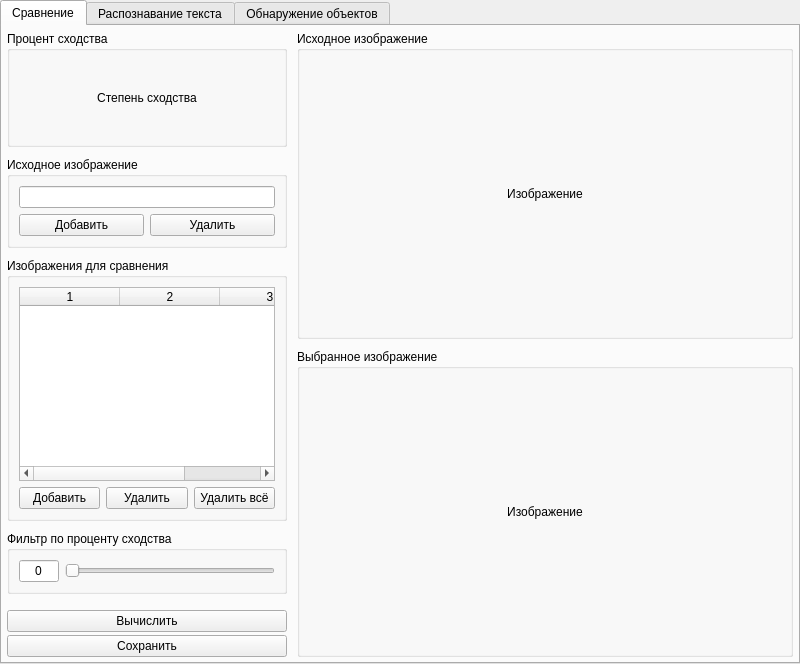
<?xml version="1.0" encoding="UTF-8"?>
<ui version="4.0">
 <class>MainWindow</class>
 <widget class="QMainWindow" name="MainWindow">
  <property name="geometry">
   <rect>
    <x>0</x>
    <y>0</y>
    <width>800</width>
    <height>636</height>
   </rect>
  </property>
  <property name="windowTitle">
   <string>MainWindow</string>
  </property>
  <widget class="QWidget" name="centralwidget">
   <layout class="QHBoxLayout" name="horizontalLayout_7">
    <property name="leftMargin">
     <number>0</number>
    </property>
    <property name="topMargin">
     <number>0</number>
    </property>
    <property name="rightMargin">
     <number>0</number>
    </property>
    <property name="bottomMargin">
     <number>0</number>
    </property>
    <item>
     <widget class="QTabWidget" name="tabWidget">
      <property name="currentIndex">
       <number>0</number>
      </property>
      <widget class="QWidget" name="tab_similarity">
       <attribute name="title">
        <string>Сравнение</string>
       </attribute>
       <layout class="QHBoxLayout" name="horizontalLayout">
        <property name="spacing">
         <number>0</number>
        </property>
        <property name="leftMargin">
         <number>0</number>
        </property>
        <property name="topMargin">
         <number>0</number>
        </property>
        <property name="rightMargin">
         <number>0</number>
        </property>
        <property name="bottomMargin">
         <number>0</number>
        </property>
        <item>
         <widget class="QStackedWidget" name="stackedWidget_sim">
          <property name="currentIndex">
           <number>1</number>
          </property>
          <widget class="QWidget" name="page_6">
           <layout class="QVBoxLayout" name="verticalLayout_14">
            <property name="spacing">
             <number>16</number>
            </property>
            <property name="leftMargin">
             <number>100</number>
            </property>
            <property name="rightMargin">
             <number>100</number>
            </property>
            <item>
             <spacer name="verticalSpacer">
              <property name="orientation">
               <enum>Qt::Vertical</enum>
              </property>
              <property name="sizeHint" stdset="0">
               <size>
                <width>20</width>
                <height>40</height>
               </size>
              </property>
             </spacer>
            </item>
            <item>
             <widget class="QLabel" name="sim_info_label">
              <property name="sizePolicy">
               <sizepolicy hsizetype="Preferred" vsizetype="Preferred">
                <horstretch>0</horstretch>
                <verstretch>0</verstretch>
               </sizepolicy>
              </property>
              <property name="text">
               <string>Информационное поле</string>
              </property>
              <property name="alignment">
               <set>Qt::AlignCenter</set>
              </property>
             </widget>
            </item>
            <item>
             <widget class="QProgressBar" name="sim_progressBar">
              <property name="value">
               <number>24</number>
              </property>
              <property name="alignment">
               <set>Qt::AlignCenter</set>
              </property>
              <property name="orientation">
               <enum>Qt::Horizontal</enum>
              </property>
              <property name="textDirection">
               <enum>QProgressBar::TopToBottom</enum>
              </property>
              <property name="format">
               <string>%v / %m</string>
              </property>
             </widget>
            </item>
            <item>
             <layout class="QHBoxLayout" name="horizontalLayout_14">
              <item>
               <spacer name="horizontalSpacer">
                <property name="orientation">
                 <enum>Qt::Horizontal</enum>
                </property>
                <property name="sizeHint" stdset="0">
                 <size>
                  <width>40</width>
                  <height>20</height>
                 </size>
                </property>
               </spacer>
              </item>
              <item>
               <widget class="QPushButton" name="sim_cancel_button">
                <property name="text">
                 <string>Отмена</string>
                </property>
               </widget>
              </item>
              <item>
               <spacer name="horizontalSpacer_2">
                <property name="orientation">
                 <enum>Qt::Horizontal</enum>
                </property>
                <property name="sizeHint" stdset="0">
                 <size>
                  <width>40</width>
                  <height>20</height>
                 </size>
                </property>
               </spacer>
              </item>
             </layout>
            </item>
            <item>
             <spacer name="verticalSpacer_2">
              <property name="orientation">
               <enum>Qt::Vertical</enum>
              </property>
              <property name="sizeHint" stdset="0">
               <size>
                <width>20</width>
                <height>40</height>
               </size>
              </property>
             </spacer>
            </item>
           </layout>
          </widget>
          <widget class="QWidget" name="page_5">
           <layout class="QHBoxLayout" name="horizontalLayout_13">
            <property name="spacing">
             <number>0</number>
            </property>
            <property name="leftMargin">
             <number>0</number>
            </property>
            <property name="topMargin">
             <number>0</number>
            </property>
            <property name="rightMargin">
             <number>0</number>
            </property>
            <property name="bottomMargin">
             <number>0</number>
            </property>
            <item>
             <layout class="QVBoxLayout" name="verticalLayout">
              <property name="spacing">
               <number>10</number>
              </property>
              <property name="leftMargin">
               <number>5</number>
              </property>
              <property name="topMargin">
               <number>5</number>
              </property>
              <property name="rightMargin">
               <number>5</number>
              </property>
              <property name="bottomMargin">
               <number>5</number>
              </property>
              <item>
               <widget class="QGroupBox" name="groupBox_11">
                <property name="title">
                 <string>Процент сходства</string>
                </property>
                <layout class="QHBoxLayout" name="horizontalLayout_11">
                 <property name="spacing">
                  <number>6</number>
                 </property>
                 <property name="leftMargin">
                  <number>9</number>
                 </property>
                 <property name="topMargin">
                  <number>9</number>
                 </property>
                 <property name="rightMargin">
                  <number>9</number>
                 </property>
                 <property name="bottomMargin">
                  <number>9</number>
                 </property>
                 <item>
                  <widget class="QLabel" name="sim_degree_label">
                   <property name="sizePolicy">
                    <sizepolicy hsizetype="Preferred" vsizetype="Preferred">
                     <horstretch>0</horstretch>
                     <verstretch>0</verstretch>
                    </sizepolicy>
                   </property>
                   <property name="minimumSize">
                    <size>
                     <width>75</width>
                     <height>75</height>
                    </size>
                   </property>
                   <property name="maximumSize">
                    <size>
                     <width>16777215</width>
                     <height>100</height>
                    </size>
                   </property>
                   <property name="text">
                    <string>Степень сходства</string>
                   </property>
                   <property name="alignment">
                    <set>Qt::AlignCenter</set>
                   </property>
                  </widget>
                 </item>
                </layout>
               </widget>
              </item>
              <item>
               <widget class="QGroupBox" name="groupBox_6">
                <property name="sizePolicy">
                 <sizepolicy hsizetype="Preferred" vsizetype="Minimum">
                  <horstretch>0</horstretch>
                  <verstretch>0</verstretch>
                 </sizepolicy>
                </property>
                <property name="title">
                 <string>Исходное изображение</string>
                </property>
                <layout class="QVBoxLayout" name="verticalLayout_6">
                 <property name="spacing">
                  <number>6</number>
                 </property>
                 <property name="leftMargin">
                  <number>9</number>
                 </property>
                 <property name="topMargin">
                  <number>9</number>
                 </property>
                 <property name="rightMargin">
                  <number>9</number>
                 </property>
                 <property name="bottomMargin">
                  <number>9</number>
                 </property>
                 <item>
                  <widget class="QLineEdit" name="sim_src_lineEdit">
                   <property name="sizePolicy">
                    <sizepolicy hsizetype="Preferred" vsizetype="Fixed">
                     <horstretch>0</horstretch>
                     <verstretch>0</verstretch>
                    </sizepolicy>
                   </property>
                   <property name="readOnly">
                    <bool>true</bool>
                   </property>
                  </widget>
                 </item>
                 <item>
                  <layout class="QHBoxLayout" name="horizontalLayout_9">
                   <property name="spacing">
                    <number>6</number>
                   </property>
                   <item>
                    <widget class="QPushButton" name="sim_add_src_button">
                     <property name="text">
                      <string>Добавить</string>
                     </property>
                    </widget>
                   </item>
                   <item>
                    <widget class="QPushButton" name="sim_delete_src_button">
                     <property name="text">
                      <string>Удалить</string>
                     </property>
                    </widget>
                   </item>
                  </layout>
                 </item>
                </layout>
               </widget>
              </item>
              <item>
               <widget class="QGroupBox" name="groupBox_7">
                <property name="minimumSize">
                 <size>
                  <width>280</width>
                  <height>0</height>
                 </size>
                </property>
                <property name="title">
                 <string>Изображения для сравнения</string>
                </property>
                <layout class="QVBoxLayout" name="verticalLayout_7">
                 <property name="spacing">
                  <number>6</number>
                 </property>
                 <property name="leftMargin">
                  <number>9</number>
                 </property>
                 <property name="topMargin">
                  <number>9</number>
                 </property>
                 <property name="rightMargin">
                  <number>9</number>
                 </property>
                 <property name="bottomMargin">
                  <number>9</number>
                 </property>
                 <item>
                  <widget class="QTableWidget" name="sim_files_tableWidget">
                   <property name="sizePolicy">
                    <sizepolicy hsizetype="Preferred" vsizetype="MinimumExpanding">
                     <horstretch>0</horstretch>
                     <verstretch>0</verstretch>
                    </sizepolicy>
                   </property>
                   <property name="minimumSize">
                    <size>
                     <width>0</width>
                     <height>0</height>
                    </size>
                   </property>
                   <property name="editTriggers">
                    <set>QAbstractItemView::NoEditTriggers</set>
                   </property>
                   <property name="showGrid">
                    <bool>false</bool>
                   </property>
                   <property name="sortingEnabled">
                    <bool>true</bool>
                   </property>
                   <property name="columnCount">
                    <number>3</number>
                   </property>
                   <attribute name="horizontalHeaderVisible">
                    <bool>true</bool>
                   </attribute>
                   <attribute name="horizontalHeaderStretchLastSection">
                    <bool>true</bool>
                   </attribute>
                   <attribute name="verticalHeaderVisible">
                    <bool>false</bool>
                   </attribute>
                   <column/>
                   <column/>
                   <column/>
                  </widget>
                 </item>
                 <item>
                  <layout class="QHBoxLayout" name="horizontalLayout_10">
                   <item>
                    <widget class="QPushButton" name="sim_add_button">
                     <property name="text">
                      <string>Добавить</string>
                     </property>
                    </widget>
                   </item>
                   <item>
                    <widget class="QPushButton" name="sim_delete_button">
                     <property name="text">
                      <string>Удалить</string>
                     </property>
                    </widget>
                   </item>
                   <item>
                    <widget class="QPushButton" name="sim_delete_all_button">
                     <property name="text">
                      <string>Удалить всё</string>
                     </property>
                    </widget>
                   </item>
                  </layout>
                 </item>
                </layout>
               </widget>
              </item>
              <item>
               <widget class="QGroupBox" name="groupBox_8">
                <property name="title">
                 <string>Фильтр по проценту сходства</string>
                </property>
                <layout class="QHBoxLayout" name="horizontalLayout_12">
                 <item>
                  <widget class="QLineEdit" name="sim_degree_lineEdit">
                   <property name="sizePolicy">
                    <sizepolicy hsizetype="Fixed" vsizetype="Fixed">
                     <horstretch>0</horstretch>
                     <verstretch>0</verstretch>
                    </sizepolicy>
                   </property>
                   <property name="maximumSize">
                    <size>
                     <width>40</width>
                     <height>16777215</height>
                    </size>
                   </property>
                   <property name="text">
                    <string>0</string>
                   </property>
                   <property name="alignment">
                    <set>Qt::AlignCenter</set>
                   </property>
                   <property name="readOnly">
                    <bool>false</bool>
                   </property>
                  </widget>
                 </item>
                 <item>
                  <widget class="QSlider" name="sim_degree_slider">
                   <property name="sizePolicy">
                    <sizepolicy hsizetype="Preferred" vsizetype="Fixed">
                     <horstretch>0</horstretch>
                     <verstretch>0</verstretch>
                    </sizepolicy>
                   </property>
                   <property name="maximum">
                    <number>100</number>
                   </property>
                   <property name="value">
                    <number>0</number>
                   </property>
                   <property name="orientation">
                    <enum>Qt::Horizontal</enum>
                   </property>
                  </widget>
                 </item>
                </layout>
               </widget>
              </item>
              <item>
               <layout class="QVBoxLayout" name="verticalLayout_8">
                <property name="spacing">
                 <number>3</number>
                </property>
                <property name="topMargin">
                 <number>6</number>
                </property>
                <item>
                 <widget class="QPushButton" name="sim_button">
                  <property name="text">
                   <string>Вычислить</string>
                  </property>
                 </widget>
                </item>
                <item>
                 <widget class="QPushButton" name="sim_save_button">
                  <property name="text">
                   <string>Сохранить</string>
                  </property>
                 </widget>
                </item>
               </layout>
              </item>
             </layout>
            </item>
            <item>
             <layout class="QVBoxLayout" name="verticalLayout_2">
              <property name="spacing">
               <number>10</number>
              </property>
              <property name="leftMargin">
               <number>5</number>
              </property>
              <property name="topMargin">
               <number>5</number>
              </property>
              <property name="rightMargin">
               <number>5</number>
              </property>
              <property name="bottomMargin">
               <number>5</number>
              </property>
              <item>
               <widget class="QGroupBox" name="groupBox_9">
                <property name="sizePolicy">
                 <sizepolicy hsizetype="Expanding" vsizetype="Preferred">
                  <horstretch>0</horstretch>
                  <verstretch>0</verstretch>
                 </sizepolicy>
                </property>
                <property name="title">
                 <string>Исходное изображение</string>
                </property>
                <layout class="QGridLayout" name="gridLayout_7">
                 <item row="0" column="0">
                  <widget class="QLabel" name="sim_src_label">
                   <property name="text">
                    <string>Изображение</string>
                   </property>
                   <property name="scaledContents">
                    <bool>false</bool>
                   </property>
                   <property name="alignment">
                    <set>Qt::AlignCenter</set>
                   </property>
                  </widget>
                 </item>
                </layout>
               </widget>
              </item>
              <item>
               <widget class="QGroupBox" name="groupBox_10">
                <property name="sizePolicy">
                 <sizepolicy hsizetype="Expanding" vsizetype="Preferred">
                  <horstretch>0</horstretch>
                  <verstretch>0</verstretch>
                 </sizepolicy>
                </property>
                <property name="title">
                 <string>Выбранное изображение</string>
                </property>
                <layout class="QGridLayout" name="gridLayout_8">
                 <item row="0" column="0">
                  <widget class="QLabel" name="sim_image_label">
                   <property name="text">
                    <string>Изображение</string>
                   </property>
                   <property name="scaledContents">
                    <bool>false</bool>
                   </property>
                   <property name="alignment">
                    <set>Qt::AlignCenter</set>
                   </property>
                  </widget>
                 </item>
                </layout>
               </widget>
              </item>
             </layout>
            </item>
           </layout>
          </widget>
         </widget>
        </item>
       </layout>
      </widget>
      <widget class="QWidget" name="tab_ocr">
       <attribute name="title">
        <string>Распознавание текста</string>
       </attribute>
       <layout class="QHBoxLayout" name="horizontalLayout_8">
        <property name="spacing">
         <number>0</number>
        </property>
        <property name="leftMargin">
         <number>0</number>
        </property>
        <property name="topMargin">
         <number>0</number>
        </property>
        <property name="rightMargin">
         <number>0</number>
        </property>
        <property name="bottomMargin">
         <number>0</number>
        </property>
        <item>
         <widget class="QStackedWidget" name="stackedWidget_ocr">
          <property name="currentIndex">
           <number>1</number>
          </property>
          <widget class="QWidget" name="page">
           <layout class="QVBoxLayout" name="verticalLayout_15">
            <property name="spacing">
             <number>16</number>
            </property>
            <property name="leftMargin">
             <number>100</number>
            </property>
            <property name="topMargin">
             <number>9</number>
            </property>
            <property name="rightMargin">
             <number>100</number>
            </property>
            <property name="bottomMargin">
             <number>9</number>
            </property>
            <item>
             <spacer name="verticalSpacer_3">
              <property name="orientation">
               <enum>Qt::Vertical</enum>
              </property>
              <property name="sizeHint" stdset="0">
               <size>
                <width>20</width>
                <height>40</height>
               </size>
              </property>
             </spacer>
            </item>
            <item>
             <widget class="QLabel" name="ocr_info_label">
              <property name="sizePolicy">
               <sizepolicy hsizetype="Preferred" vsizetype="Preferred">
                <horstretch>0</horstretch>
                <verstretch>0</verstretch>
               </sizepolicy>
              </property>
              <property name="text">
               <string>Информационное поле</string>
              </property>
              <property name="alignment">
               <set>Qt::AlignCenter</set>
              </property>
             </widget>
            </item>
            <item>
             <widget class="QProgressBar" name="ocr_progressBar">
              <property name="value">
               <number>24</number>
              </property>
              <property name="alignment">
               <set>Qt::AlignCenter</set>
              </property>
              <property name="format">
               <string>%v / %m</string>
              </property>
             </widget>
            </item>
            <item>
             <layout class="QHBoxLayout" name="horizontalLayout_15">
              <item>
               <spacer name="horizontalSpacer_3">
                <property name="orientation">
                 <enum>Qt::Horizontal</enum>
                </property>
                <property name="sizeHint" stdset="0">
                 <size>
                  <width>40</width>
                  <height>20</height>
                 </size>
                </property>
               </spacer>
              </item>
              <item>
               <widget class="QPushButton" name="ocr_cancel_button">
                <property name="text">
                 <string>Отмена</string>
                </property>
               </widget>
              </item>
              <item>
               <spacer name="horizontalSpacer_4">
                <property name="orientation">
                 <enum>Qt::Horizontal</enum>
                </property>
                <property name="sizeHint" stdset="0">
                 <size>
                  <width>40</width>
                  <height>20</height>
                 </size>
                </property>
               </spacer>
              </item>
             </layout>
            </item>
            <item>
             <spacer name="verticalSpacer_4">
              <property name="orientation">
               <enum>Qt::Vertical</enum>
              </property>
              <property name="sizeHint" stdset="0">
               <size>
                <width>20</width>
                <height>40</height>
               </size>
              </property>
             </spacer>
            </item>
           </layout>
          </widget>
          <widget class="QWidget" name="page_2">
           <layout class="QGridLayout" name="gridLayout_6">
            <property name="leftMargin">
             <number>0</number>
            </property>
            <property name="topMargin">
             <number>0</number>
            </property>
            <property name="rightMargin">
             <number>0</number>
            </property>
            <property name="bottomMargin">
             <number>0</number>
            </property>
            <property name="spacing">
             <number>0</number>
            </property>
            <item row="0" column="0">
             <layout class="QVBoxLayout" name="verticalLayout_4">
              <property name="spacing">
               <number>10</number>
              </property>
              <property name="leftMargin">
               <number>5</number>
              </property>
              <property name="topMargin">
               <number>5</number>
              </property>
              <property name="rightMargin">
               <number>5</number>
              </property>
              <property name="bottomMargin">
               <number>5</number>
              </property>
              <item>
               <widget class="QGroupBox" name="groupBox">
                <property name="minimumSize">
                 <size>
                  <width>280</width>
                  <height>0</height>
                 </size>
                </property>
                <property name="title">
                 <string>Изображения</string>
                </property>
                <layout class="QVBoxLayout" name="verticalLayout_5">
                 <property name="spacing">
                  <number>6</number>
                 </property>
                 <property name="leftMargin">
                  <number>9</number>
                 </property>
                 <property name="topMargin">
                  <number>9</number>
                 </property>
                 <property name="rightMargin">
                  <number>9</number>
                 </property>
                 <property name="bottomMargin">
                  <number>9</number>
                 </property>
                 <item>
                  <widget class="QListWidget" name="ocr_files_listWidget">
                   <property name="sizePolicy">
                    <sizepolicy hsizetype="Preferred" vsizetype="MinimumExpanding">
                     <horstretch>0</horstretch>
                     <verstretch>0</verstretch>
                    </sizepolicy>
                   </property>
                  </widget>
                 </item>
                 <item>
                  <layout class="QHBoxLayout" name="horizontalLayout_6">
                   <item>
                    <widget class="QPushButton" name="ocr_add_button">
                     <property name="text">
                      <string>Добавить</string>
                     </property>
                     <property name="autoDefault">
                      <bool>false</bool>
                     </property>
                     <property name="default">
                      <bool>false</bool>
                     </property>
                     <property name="flat">
                      <bool>false</bool>
                     </property>
                    </widget>
                   </item>
                   <item>
                    <widget class="QPushButton" name="ocr_delete_button">
                     <property name="text">
                      <string>Удалить</string>
                     </property>
                    </widget>
                   </item>
                   <item>
                    <widget class="QPushButton" name="ocr_delete_all_button">
                     <property name="text">
                      <string>Удалить всё</string>
                     </property>
                    </widget>
                   </item>
                  </layout>
                 </item>
                </layout>
               </widget>
              </item>
              <item>
               <widget class="QGroupBox" name="groupBox">
                <property name="title">
                 <string>Язык</string>
                </property>
                <layout class="QHBoxLayout" name="horizontalLayout_2">
                 <property name="spacing">
                  <number>6</number>
                 </property>
                 <property name="leftMargin">
                  <number>9</number>
                 </property>
                 <property name="topMargin">
                  <number>9</number>
                 </property>
                 <property name="rightMargin">
                  <number>9</number>
                 </property>
                 <property name="bottomMargin">
                  <number>9</number>
                 </property>
                 <item>
                  <widget class="QPushButton" name="ocr_rus_button">
                   <property name="text">
                    <string>РУС</string>
                   </property>
                  </widget>
                 </item>
                 <item>
                  <widget class="QPushButton" name="ocr_eng_button">
                   <property name="text">
                    <string>АНГЛ</string>
                   </property>
                  </widget>
                 </item>
                </layout>
               </widget>
              </item>
              <item>
               <layout class="QVBoxLayout" name="verticalLayout_13">
                <property name="spacing">
                 <number>3</number>
                </property>
                <property name="topMargin">
                 <number>6</number>
                </property>
                <item>
                 <widget class="QPushButton" name="ocr_button">
                  <property name="text">
                   <string>Найти и распознать</string>
                  </property>
                 </widget>
                </item>
                <item>
                 <widget class="QPushButton" name="ocr_save_button">
                  <property name="text">
                   <string>Сохранить</string>
                  </property>
                 </widget>
                </item>
               </layout>
              </item>
             </layout>
            </item>
            <item row="0" column="1">
             <layout class="QVBoxLayout" name="verticalLayout_3">
              <property name="spacing">
               <number>10</number>
              </property>
              <property name="leftMargin">
               <number>5</number>
              </property>
              <property name="topMargin">
               <number>5</number>
              </property>
              <property name="rightMargin">
               <number>5</number>
              </property>
              <property name="bottomMargin">
               <number>5</number>
              </property>
              <item>
               <widget class="QGroupBox" name="groupBox_2">
                <property name="sizePolicy">
                 <sizepolicy hsizetype="Expanding" vsizetype="Expanding">
                  <horstretch>0</horstretch>
                  <verstretch>0</verstretch>
                 </sizepolicy>
                </property>
                <property name="title">
                 <string>Выбранное изображение</string>
                </property>
                <layout class="QGridLayout" name="gridLayout">
                 <item row="0" column="0">
                  <widget class="QLabel" name="ocr_image_label">
                   <property name="sizePolicy">
                    <sizepolicy hsizetype="Expanding" vsizetype="Expanding">
                     <horstretch>0</horstretch>
                     <verstretch>0</verstretch>
                    </sizepolicy>
                   </property>
                   <property name="text">
                    <string>Изображение</string>
                   </property>
                   <property name="scaledContents">
                    <bool>false</bool>
                   </property>
                   <property name="alignment">
                    <set>Qt::AlignCenter</set>
                   </property>
                  </widget>
                 </item>
                </layout>
               </widget>
              </item>
              <item>
               <widget class="QGroupBox" name="groupBox_5">
                <property name="title">
                 <string>Распознанный текст</string>
                </property>
                <layout class="QGridLayout" name="gridLayout_3">
                 <item row="0" column="0">
                  <widget class="QTextBrowser" name="ocr_textBrowser">
                   <property name="sizePolicy">
                    <sizepolicy hsizetype="Preferred" vsizetype="Preferred">
                     <horstretch>0</horstretch>
                     <verstretch>0</verstretch>
                    </sizepolicy>
                   </property>
                   <property name="minimumSize">
                    <size>
                     <width>0</width>
                     <height>50</height>
                    </size>
                   </property>
                   <property name="maximumSize">
                    <size>
                     <width>16777215</width>
                     <height>16777215</height>
                    </size>
                   </property>
                  </widget>
                 </item>
                </layout>
               </widget>
              </item>
             </layout>
            </item>
           </layout>
          </widget>
         </widget>
        </item>
       </layout>
      </widget>
      <widget class="QWidget" name="tab_detection">
       <attribute name="title">
        <string>Обнаружение объектов</string>
       </attribute>
       <layout class="QHBoxLayout" name="horizontalLayout_3">
        <property name="spacing">
         <number>0</number>
        </property>
        <property name="leftMargin">
         <number>0</number>
        </property>
        <property name="topMargin">
         <number>0</number>
        </property>
        <property name="rightMargin">
         <number>0</number>
        </property>
        <property name="bottomMargin">
         <number>0</number>
        </property>
        <item>
         <widget class="QStackedWidget" name="stackedWidget_detection">
          <property name="currentIndex">
           <number>1</number>
          </property>
          <widget class="QWidget" name="page_3">
           <layout class="QVBoxLayout" name="verticalLayout_16">
            <property name="spacing">
             <number>16</number>
            </property>
            <property name="leftMargin">
             <number>100</number>
            </property>
            <property name="rightMargin">
             <number>100</number>
            </property>
            <item>
             <spacer name="verticalSpacer_5">
              <property name="orientation">
               <enum>Qt::Vertical</enum>
              </property>
              <property name="sizeHint" stdset="0">
               <size>
                <width>20</width>
                <height>40</height>
               </size>
              </property>
             </spacer>
            </item>
            <item>
             <widget class="QLabel" name="det_info_label">
              <property name="sizePolicy">
               <sizepolicy hsizetype="Preferred" vsizetype="Preferred">
                <horstretch>0</horstretch>
                <verstretch>0</verstretch>
               </sizepolicy>
              </property>
              <property name="text">
               <string>Информационное поле</string>
              </property>
              <property name="alignment">
               <set>Qt::AlignCenter</set>
              </property>
              <property name="wordWrap">
               <bool>true</bool>
              </property>
             </widget>
            </item>
            <item>
             <widget class="QProgressBar" name="det_progressBar">
              <property name="value">
               <number>24</number>
              </property>
              <property name="alignment">
               <set>Qt::AlignCenter</set>
              </property>
              <property name="format">
               <string>%v / %m</string>
              </property>
             </widget>
            </item>
            <item>
             <layout class="QHBoxLayout" name="horizontalLayout_16">
              <item>
               <spacer name="horizontalSpacer_6">
                <property name="orientation">
                 <enum>Qt::Horizontal</enum>
                </property>
                <property name="sizeHint" stdset="0">
                 <size>
                  <width>40</width>
                  <height>20</height>
                 </size>
                </property>
               </spacer>
              </item>
              <item>
               <widget class="QPushButton" name="det_cancel_button">
                <property name="text">
                 <string>Отмена</string>
                </property>
               </widget>
              </item>
              <item>
               <spacer name="horizontalSpacer_5">
                <property name="orientation">
                 <enum>Qt::Horizontal</enum>
                </property>
                <property name="sizeHint" stdset="0">
                 <size>
                  <width>40</width>
                  <height>20</height>
                 </size>
                </property>
               </spacer>
              </item>
             </layout>
            </item>
            <item>
             <spacer name="verticalSpacer_6">
              <property name="orientation">
               <enum>Qt::Vertical</enum>
              </property>
              <property name="sizeHint" stdset="0">
               <size>
                <width>20</width>
                <height>40</height>
               </size>
              </property>
             </spacer>
            </item>
           </layout>
          </widget>
          <widget class="QWidget" name="page_4">
           <layout class="QHBoxLayout" name="horizontalLayout_5">
            <property name="spacing">
             <number>0</number>
            </property>
            <property name="leftMargin">
             <number>0</number>
            </property>
            <property name="topMargin">
             <number>0</number>
            </property>
            <property name="rightMargin">
             <number>0</number>
            </property>
            <property name="bottomMargin">
             <number>0</number>
            </property>
            <item>
             <layout class="QVBoxLayout" name="verticalLayout_9">
              <property name="spacing">
               <number>16</number>
              </property>
              <property name="leftMargin">
               <number>5</number>
              </property>
              <property name="topMargin">
               <number>5</number>
              </property>
              <property name="rightMargin">
               <number>5</number>
              </property>
              <property name="bottomMargin">
               <number>5</number>
              </property>
              <item>
               <widget class="QGroupBox" name="groupBox_3">
                <property name="minimumSize">
                 <size>
                  <width>280</width>
                  <height>0</height>
                 </size>
                </property>
                <property name="title">
                 <string>Изображения</string>
                </property>
                <layout class="QVBoxLayout" name="verticalLayout_11">
                 <property name="leftMargin">
                  <number>9</number>
                 </property>
                 <property name="topMargin">
                  <number>9</number>
                 </property>
                 <property name="rightMargin">
                  <number>9</number>
                 </property>
                 <property name="bottomMargin">
                  <number>9</number>
                 </property>
                 <item>
                  <widget class="QListWidget" name="det_files_listWidget">
                   <property name="sizePolicy">
                    <sizepolicy hsizetype="Preferred" vsizetype="Expanding">
                     <horstretch>0</horstretch>
                     <verstretch>0</verstretch>
                    </sizepolicy>
                   </property>
                   <property name="verticalScrollMode">
                    <enum>QAbstractItemView::ScrollPerItem</enum>
                   </property>
                  </widget>
                 </item>
                 <item>
                  <layout class="QHBoxLayout" name="horizontalLayout_4">
                   <item>
                    <widget class="QPushButton" name="det_add_button">
                     <property name="text">
                      <string>Добавить</string>
                     </property>
                    </widget>
                   </item>
                   <item>
                    <widget class="QPushButton" name="det_delete_button">
                     <property name="text">
                      <string>Удалить</string>
                     </property>
                    </widget>
                   </item>
                   <item>
                    <widget class="QPushButton" name="det_delete_all_button">
                     <property name="text">
                      <string>Удалить всё</string>
                     </property>
                    </widget>
                   </item>
                  </layout>
                 </item>
                </layout>
               </widget>
              </item>
              <item>
               <layout class="QVBoxLayout" name="verticalLayout_12">
                <property name="spacing">
                 <number>3</number>
                </property>
                <item>
                 <widget class="QPushButton" name="det_obj_button">
                  <property name="text">
                   <string>Найти</string>
                  </property>
                 </widget>
                </item>
                <item>
                 <widget class="QPushButton" name="det_save_all_button">
                  <property name="text">
                   <string>Сохранить</string>
                  </property>
                 </widget>
                </item>
               </layout>
              </item>
             </layout>
            </item>
            <item>
             <layout class="QVBoxLayout" name="verticalLayout_10">
              <property name="leftMargin">
               <number>5</number>
              </property>
              <property name="topMargin">
               <number>5</number>
              </property>
              <property name="rightMargin">
               <number>5</number>
              </property>
              <property name="bottomMargin">
               <number>5</number>
              </property>
              <item>
               <widget class="QGroupBox" name="groupBox_4">
                <property name="sizePolicy">
                 <sizepolicy hsizetype="Expanding" vsizetype="Expanding">
                  <horstretch>0</horstretch>
                  <verstretch>0</verstretch>
                 </sizepolicy>
                </property>
                <property name="title">
                 <string>Выбранное изображение</string>
                </property>
                <layout class="QGridLayout" name="gridLayout_2">
                 <item row="0" column="0">
                  <widget class="QLabel" name="det_image_label">
                   <property name="sizePolicy">
                    <sizepolicy hsizetype="Expanding" vsizetype="Expanding">
                     <horstretch>0</horstretch>
                     <verstretch>0</verstretch>
                    </sizepolicy>
                   </property>
                   <property name="minimumSize">
                    <size>
                     <width>400</width>
                     <height>400</height>
                    </size>
                   </property>
                   <property name="text">
                    <string>Изображение</string>
                   </property>
                   <property name="scaledContents">
                    <bool>false</bool>
                   </property>
                   <property name="alignment">
                    <set>Qt::AlignCenter</set>
                   </property>
                  </widget>
                 </item>
                </layout>
               </widget>
              </item>
             </layout>
            </item>
           </layout>
          </widget>
         </widget>
        </item>
       </layout>
      </widget>
     </widget>
    </item>
   </layout>
  </widget>
 </widget>
 <resources/>
 <connections/>
</ui>
